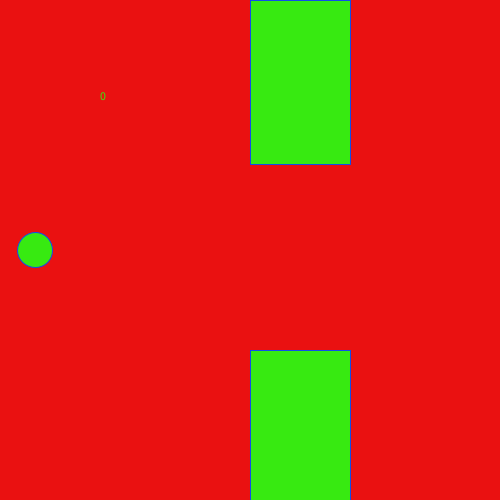
Frame 1 (no input)
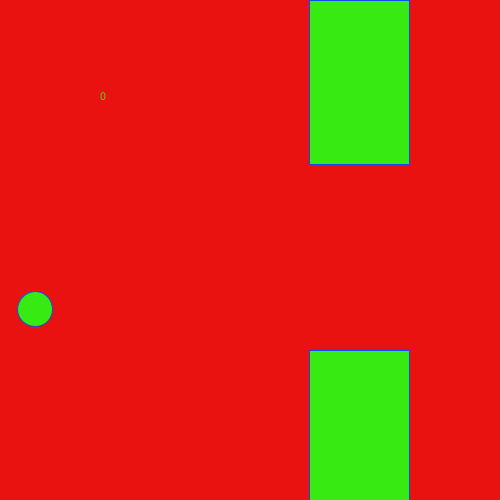
Frame 60 (the mouse pressed at the canvas centre just before this capture)
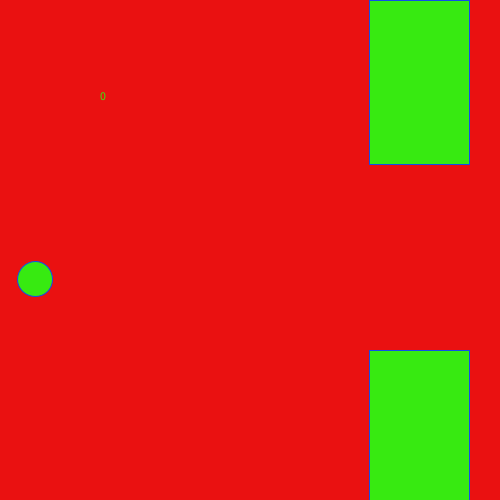
Frame 120 (the mouse held since frame 60 and released just before this capture)

The Processing sketch that drew these frames (run headless with seeded random() and noise(); from frame 60 on, the mouse is pressed at the canvas centre):

// Processing sketch: FlappyBird
// ── FlappyBird.pde
int birdX=35;
int birdY=250;
int birdYVelocity=90;
int gravity=1;
int upperPipeHeight = (int) random(100, 200);
int lowerPipeHeight = 250;
int upperPipeWidth=100;
int lowerPipeWidth=100;
int pipeGap=300;
int pipeX=250;
int upperY=0;
int lowerY = 600- lowerPipeHeight;
int score=0;
boolean GameEnd(){
  rect(0, 500, 500, 1);
  if(birdY>=500){
    return true;
}
else{
  return false;
}
}
void draw(){
  background(#EA1111);
fill(#37EA11);
stroke(#114CEA);
ellipse(birdX, birdY, 35, 35);
birdY++;
rect(pipeX, upperY, upperPipeWidth, upperPipeHeight);
rect(pipeX, lowerY, lowerPipeWidth, lowerPipeHeight);
println(upperPipeHeight);
pipeX++;
teleportPipes();
intersectsPipes();
GameEnd();
if(GameEnd()==true){
  stop();
}
if(intersectsPipes()==true){
  stop();
}
text(score, 100, 100);
}
void setup(){
  size(500,500);
}

void mousePressed(){
  birdY-=birdYVelocity;
}

void teleportPipes(){
  if(pipeX>=500){
    pipeX=0-upperPipeWidth;
    score++;
     upperPipeHeight = (int) random(100, 200);
   
 }
}



boolean intersectsPipes() { 
     if (birdY < upperPipeHeight && birdX > pipeX && birdX < (pipeX+upperPipeWidth)){
          return true; }
     else if (birdY>lowerY && birdX > pipeX && birdX < (pipeX+lowerPipeWidth)) {
          return true; }
     else { return false; 
     }
}
